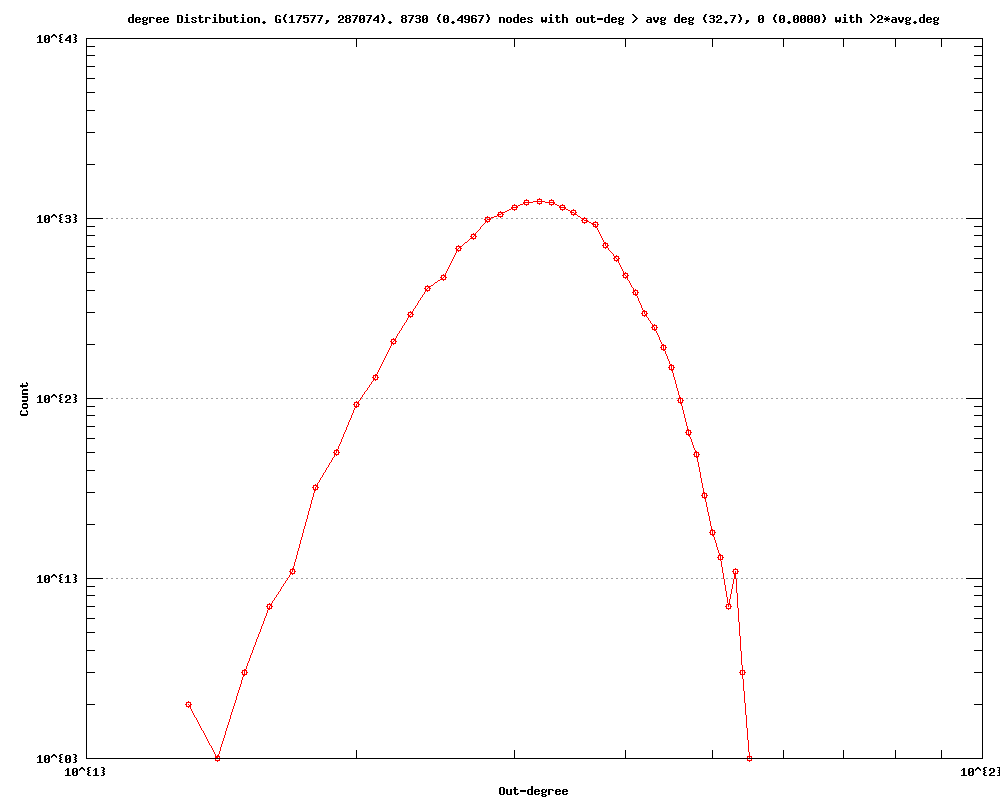

This figure's gnuplot source:
#
# degree Distribution. G(17577, 287074). 8730 (0.4967) nodes with out-deg > avg deg (32.7), 0 (0.0000) with >2*avg.deg (Mon Oct 31 20:49:24 2016)
#

set title "degree Distribution. G(17577, 287074). 8730 (0.4967) nodes with out-deg > avg deg (32.7), 0 (0.0000) with >2*avg.deg"
set key bottom right
set logscale xy 10
set format x "10^{%L}"
set mxtics 10
set format y "10^{%L}"
set mytics 10
set grid
set xlabel "Out-degree"
set ylabel "Count"
set tics scale 2
set terminal png size 1000,800
set output 'outDeg.degree_er.png'
plot 	"outDeg.degree_er.tab" using 1:2 title "" with linespoints pt 6
